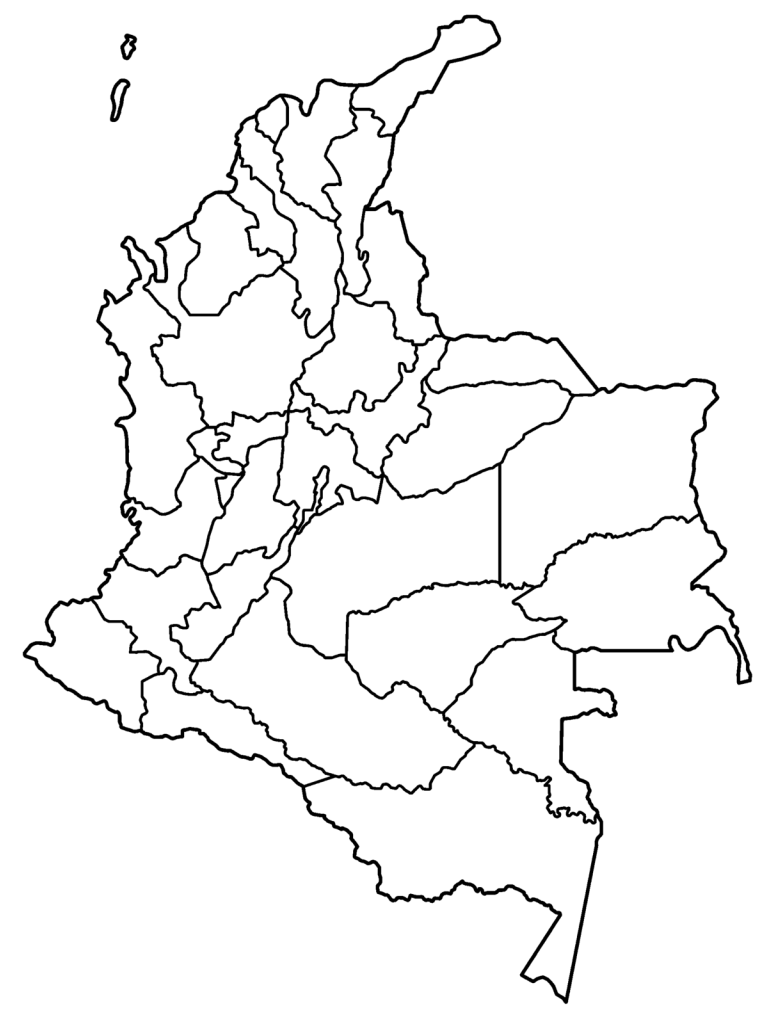
#> input picture Interfaz/Colombia.png, 768 x 1014 px
$ python interfaz1.py
#> lines starting #> are read from the running program, lines starting #| are printed output that depends on the picture
import matplotlib.pyplot as plt
import numpy as np


rng = np.random.RandomState(0)

col_img = plt.imread("Colombia.png")
#> col_img is the input picture: shape (1014, 768, 4) float32; mean R, G, B, A 0.0698, 0.0698, 0.0698, 0.0442
plt.figure(figsize=(20, 10))


"""" LISTAS CON VALORES DETERMINADOS """
# x = [500,257,368,117,212,167,290,693,540,101,512,379,600]
# y = [490,560,807,380,911,860,103,587,640,482,757,851,806]


""" 1000 numeros aleatorios"""
x = np.random.normal(300, 100, 100)
y = np.random.normal(400, 200, 100)

########################## OPCION 1 ################################

colors = rng.rand(100)
sizes = 1000 * rng.rand(100)
plt.scatter(x, y, c=colors, s=sizes, alpha=0.3, cmap='viridis')
plt.colorbar()
plt.imshow(col_img)


########################## OPCION 2 ################################

#plt.scatter(x, y)
#plt.imshow(col_img)
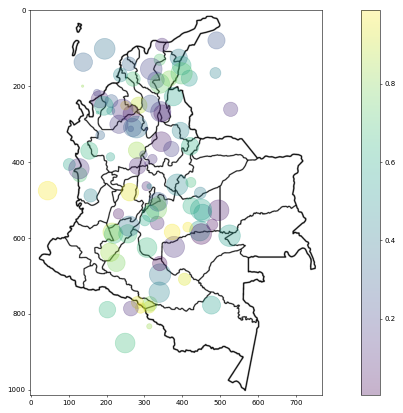
#> figure drawn by matplotlib, 2 panels
